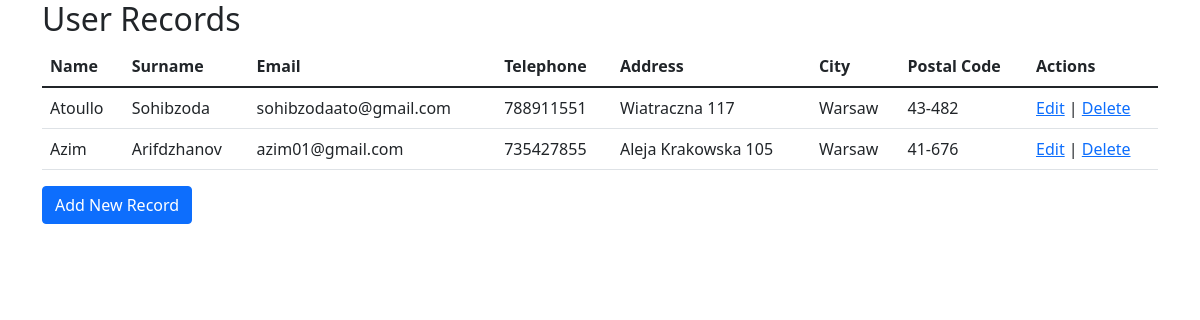
The page / on the database its author committed.
### tables this page shows
CREATE TABLE `users` (
  `id` int(11) NOT NULL,
  `name` varchar(255) DEFAULT NULL,
  `surname` varchar(255) DEFAULT NULL,
  `email` varchar(255) DEFAULT NULL,
  `telephone` varchar(255) DEFAULT NULL,
  `address` varchar(255) DEFAULT NULL,
  `city` varchar(255) DEFAULT NULL,
  `postal_code` varchar(255) DEFAULT NULL
);

### index.php (the view, shortened to what this page needs)
<?php
include 'config.php';
$stmt = $pdo->query("SELECT * FROM users");
$rows = $stmt->fetchAll(PDO::FETCH_ASSOC);
?>
<!DOCTYPE html>
<html lang="en">
<head>
    <link rel="stylesheet" href="https://cdn.jsdelivr.net/npm/bootstrap@5.1.3/dist/css/bootstrap.min.css">
</head>
<body>
<div class="container">
    <h2>User Records</h2>
    <table class="table">
        <thead>
            <tr>
                <th>Name</th>
                <th>Surname</th>
                <th>Email</th>
                <th>Telephone</th>
                <th>Address</th>
                <th>City</th>
                <th>Postal Code</th>
                <th>Actions</th>
            </tr>
        </thead>
        <tbody>
            <?php foreach ($rows as $row): ?>
                <tr>
                    <td><?= htmlspecialchars($row['name']) ?></td>
                    <td><?= htmlspecialchars($row['surname']) ?></td>
                    <td><?= htmlspecialchars($row['email']) ?></td>
                    <td><?= htmlspecialchars($row['telephone']) ?></td>
                    <td><?= htmlspecialchars($row['address']) ?></td>
                    <td><?= htmlspecialchars($row['city']) ?></td>
                    <td><?= htmlspecialchars($row['postal_code']) ?></td>
                    <td>
                        <a href="EditRecord.php?id=<?= $row['id'] ?>">Edit</a> |
                        <a href="DeleteRecord.php?id=<?= $row['id'] ?>">Delete</a>
                    </td>
                </tr>
            <?php endforeach; ?>
        </tbody>
    </table>
    <div class="my-3">
        <a href="AddRecord.php" class="btn btn-primary">Add New Record</a>
    </div>
</div>
</body>
</html>

### rows shown on the page
users: name "Atoullo", surname "Sohibzoda", email "sohibzodaato@gmail.com", telephone "788911551", address "Wiatraczna 117", city "Warsaw", postal_code "43-482"
users: name "Azim", surname "Arifdzhanov", email "azim01@gmail.com", telephone "735427855", address "Aleja Krakowska 105", city "Warsaw", postal_code "41-676"
